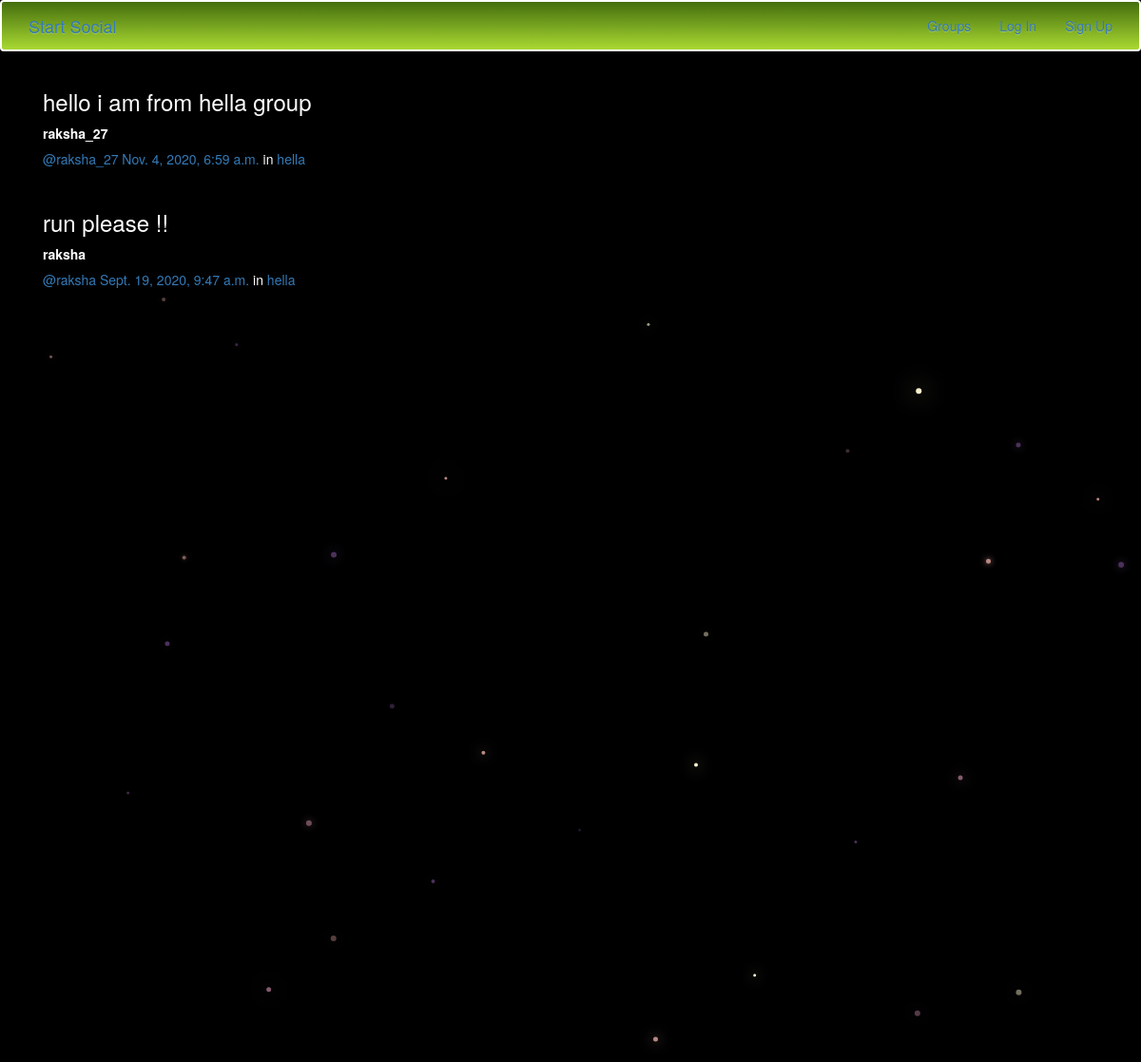
/posts/, run on the app's committed database.
### posts/models.py (models this page shows, shortened)
class Post(models.Model):
    user=models.ForeignKey(User,related_name='posts')
    created_at=models.DateTimeField(auto_now=True)
    message=models.TextField()
    message_html=models.TextField(editable=False)
    group=models.ForeignKey(Group,related_name='posts',null=True,blank=True)
    class Meta:
        ordering=['-created_at']
        unique_together=['user','message']

### groups/models.py (models this page shows, shortened)
class Group(models.Model):
    name=models.CharField(max_length=255,unique=True)
    slug=models.SlugField(allow_unicode=True,unique=True)
    description=models.TextField(blank=True,default='')
    description_html=models.TextField(editable=False,default='',blank=True)
    members=models.ManyToManyField(User,through='GroupMember')
    class Meta:
        ordering=['name']

### posts/views.py (the view)
class PostList(SelectRelatedMixin,generic.ListView):
    model=models.Post
    select_related = ('user','group')

### posts/templates/posts/post_list.html (shortened to what this page needs)
{% extends "posts/post_base.html" %}
{% block post_content %}
<div class="col-md-8">
  {% for post in post_list  %}
  {% include "posts/_post.html" %}
  {% endfor %}
</div>
{% endblock %}

### posts/templates/posts/_post.html (shortened to what this page needs)
<div class="post media">
  <h3>{{post.message_html|safe}}</h3>
<div class="media-body">
  <strong>{{post.user.username}}</strong>
  <h5 class="meadia-heading">
  <span class="username">
    <a href="{% url 'posts:for_user' username=post.user.username %}">@{{ post.user.username }}</a></span>
  <time class='time'>
   <a href="{% url 'posts:single' username=post.user.username pk=post.pk %}">{{ post.created_at }}</a></time>
   {% if post.group %}
   <span class="group-name">in <a href="#">{{ post.group.name }}</a></span>
   {% endif %}
</h5>
</div>
</div>

### static/simplesocial/css/master.css (style rules this page uses)
body { margin: 0; overflow: hidden; background-color: black; color:white; }

### static/css/master.css (style rules this page uses)
html, body { height: 100%; width: 100%; overflow: hidden; background: black; margin: 0; }

### data on the page
Post: message_html "hello i am from hella group", user.username "raksha_27", created_at "Nov. 4, 2020, 6:59 a.m.", group.name "hella"
Post: message_html "run please !!", user.username "raksha", created_at "Sept. 19, 2020, 9:47 a.m.", group.name "hella"
